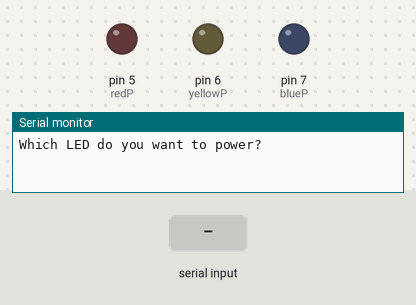
This sketch was run on a simulated Arduino Uno, built with avr-gcc and run on an emulated ATmega328P. On the bench: output pins drawn as LEDs (lit = HIGH), the last lines printed to the serial monitor. Inputs (shaded band) come from the test bench.

Above: at 1.2 s.
1.3 s: "red" received over Serial
At 3.1 s:
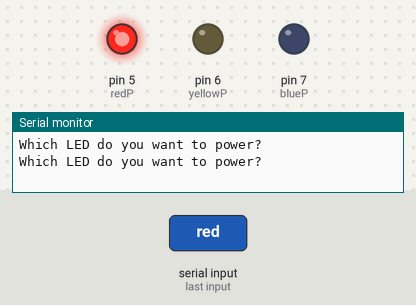
Timing chart, 0 to 4.6 s (numbered marks = the images above; inputs shaded):
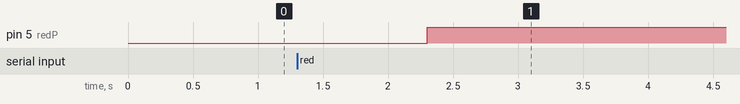

Measured:
- after the input at 1.3 s, pin 5 (redP): LOW → HIGH after 1.0 s

The sketch:

sketch_jun24a.ino
```cpp
int redP=5;
int yellowP=6;
int blueP=7;
String msg=("Which LED do you want to power?");
String readP;
void setup() {
  // put your setup code here, to run once:
  Serial.begin(9600);
  pinMode(redP,OUTPUT);
  pinMode(yellowP,OUTPUT);
  pinMode(blueP,OUTPUT);

}

void loop() {
  // put your main code here, to run repeatedly:
  Serial.println(msg);
  while(Serial.available()==0){

  }
  readP=Serial.readString();
  if(readP=="red"){
    digitalWrite(redP,HIGH);
    digitalWrite(yellowP,LOW);
    digitalWrite(blueP,LOW);
  }


}
```
